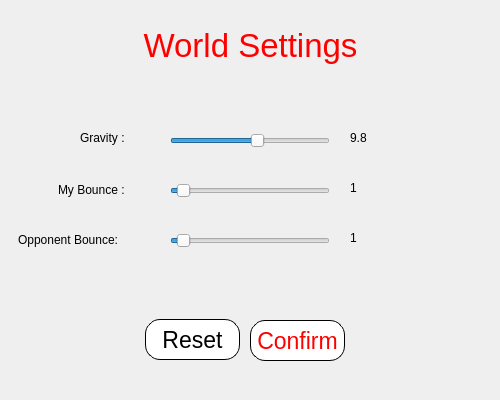
<?xml version="1.0" encoding="UTF-8"?>
<ui version="4.0">
 <class>WorldSettingsWindow</class>
 <widget class="QDialog" name="WorldSettingsWindow">
  <property name="geometry">
   <rect>
    <x>0</x>
    <y>0</y>
    <width>500</width>
    <height>400</height>
   </rect>
  </property>
  <property name="minimumSize">
   <size>
    <width>500</width>
    <height>400</height>
   </size>
  </property>
  <property name="maximumSize">
   <size>
    <width>500</width>
    <height>400</height>
   </size>
  </property>
  <property name="windowTitle">
   <string>Dialog</string>
  </property>
  <widget class="QPushButton" name="cancelButton">
   <property name="geometry">
    <rect>
     <x>145</x>
     <y>319</y>
     <width>95</width>
     <height>41</height>
    </rect>
   </property>
   <property name="font">
    <font>
     <pointsize>17</pointsize>
    </font>
   </property>
   <property name="styleSheet">
    <string notr="true">
QPushButton
{
	border: 1px solid #000000;
	border-radius: 15px;
	background-color:rgba(255,255,255,255);
}

QPushButton:pressed
{
	color:red;
     background-color:rgba(0, 145, 255, 128);
}</string>
   </property>
   <property name="text">
    <string>Reset</string>
   </property>
  </widget>
  <widget class="QPushButton" name="joinButton">
   <property name="geometry">
    <rect>
     <x>250</x>
     <y>320</y>
     <width>95</width>
     <height>41</height>
    </rect>
   </property>
   <property name="font">
    <font>
     <pointsize>17</pointsize>
    </font>
   </property>
   <property name="styleSheet">
    <string notr="true">
QPushButton
{
	color:red;
	border: 1px solid #000000;
					 border-radius: 15px;
	background-color:rgba(255,255,255,255);
}

QPushButton:pressed
{
	color:red;
     background-color:rgba(0, 145, 255, 128);
}</string>
   </property>
   <property name="text">
    <string>Confirm</string>
   </property>
  </widget>
  <widget class="QSlider" name="bounceSlider">
   <property name="geometry">
    <rect>
     <x>170</x>
     <y>180</y>
     <width>160</width>
     <height>22</height>
    </rect>
   </property>
   <property name="maximum">
    <number>25</number>
   </property>
   <property name="singleStep">
    <number>1</number>
   </property>
   <property name="value">
    <number>1</number>
   </property>
   <property name="orientation">
    <enum>Qt::Horizontal</enum>
   </property>
  </widget>
  <widget class="QSlider" name="frictionSlider">
   <property name="geometry">
    <rect>
     <x>170</x>
     <y>230</y>
     <width>160</width>
     <height>22</height>
    </rect>
   </property>
   <property name="maximum">
    <number>25</number>
   </property>
   <property name="value">
    <number>1</number>
   </property>
   <property name="orientation">
    <enum>Qt::Horizontal</enum>
   </property>
  </widget>
  <widget class="QSlider" name="gravitySlider">
   <property name="geometry">
    <rect>
     <x>170</x>
     <y>130</y>
     <width>160</width>
     <height>22</height>
    </rect>
   </property>
   <property name="minimum">
    <number>-980</number>
   </property>
   <property name="maximum">
    <number>980</number>
   </property>
   <property name="value">
    <number>98</number>
   </property>
   <property name="orientation">
    <enum>Qt::Horizontal</enum>
   </property>
  </widget>
  <widget class="QLabel" name="errorLabel">
   <property name="enabled">
    <bool>true</bool>
   </property>
   <property name="geometry">
    <rect>
     <x>0</x>
     <y>20</y>
     <width>501</width>
     <height>51</height>
    </rect>
   </property>
   <property name="font">
    <font>
     <pointsize>25</pointsize>
    </font>
   </property>
   <property name="styleSheet">
    <string notr="true">color:red;

</string>
   </property>
   <property name="text">
    <string>World Settings</string>
   </property>
   <property name="alignment">
    <set>Qt::AlignCenter</set>
   </property>
  </widget>
  <widget class="QLabel" name="label">
   <property name="geometry">
    <rect>
     <x>58</x>
     <y>180</y>
     <width>81</width>
     <height>20</height>
    </rect>
   </property>
   <property name="text">
    <string>My Bounce :</string>
   </property>
  </widget>
  <widget class="QLabel" name="label_2">
   <property name="geometry">
    <rect>
     <x>18</x>
     <y>230</y>
     <width>131</width>
     <height>20</height>
    </rect>
   </property>
   <property name="text">
    <string>Opponent Bounce: </string>
   </property>
  </widget>
  <widget class="QLabel" name="label_3">
   <property name="geometry">
    <rect>
     <x>80</x>
     <y>130</y>
     <width>59</width>
     <height>16</height>
    </rect>
   </property>
   <property name="text">
    <string>Gravity :</string>
   </property>
  </widget>
  <widget class="QLabel" name="gravLable">
   <property name="geometry">
    <rect>
     <x>350</x>
     <y>130</y>
     <width>59</width>
     <height>16</height>
    </rect>
   </property>
   <property name="text">
    <string>9.8</string>
   </property>
  </widget>
  <widget class="QLabel" name="bounceLabel">
   <property name="geometry">
    <rect>
     <x>350</x>
     <y>180</y>
     <width>59</width>
     <height>16</height>
    </rect>
   </property>
   <property name="text">
    <string>1</string>
   </property>
  </widget>
  <widget class="QLabel" name="fricLabel">
   <property name="geometry">
    <rect>
     <x>350</x>
     <y>230</y>
     <width>59</width>
     <height>16</height>
    </rect>
   </property>
   <property name="text">
    <string>1</string>
   </property>
  </widget>
 </widget>
 <resources/>
 <connections/>
</ui>
